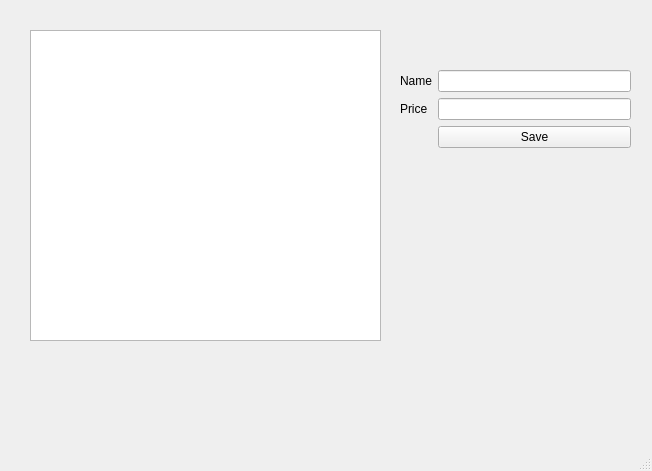
<?xml version="1.0" encoding="UTF-8"?>
<ui version="4.0">
 <class>MainWindow</class>
 <widget class="QMainWindow" name="MainWindow">
  <property name="geometry">
   <rect>
    <x>0</x>
    <y>0</y>
    <width>652</width>
    <height>471</height>
   </rect>
  </property>
  <property name="windowTitle">
   <string>MainWindow</string>
  </property>
  <widget class="QWidget" name="centralwidget">
   <widget class="QTableWidget" name="tableWidget">
    <property name="geometry">
     <rect>
      <x>30</x>
      <y>30</y>
      <width>351</width>
      <height>311</height>
     </rect>
    </property>
    <property name="rowCount">
     <number>0</number>
    </property>
   </widget>
   <widget class="QWidget" name="formLayoutWidget">
    <property name="geometry">
     <rect>
      <x>400</x>
      <y>70</y>
      <width>231</width>
      <height>111</height>
     </rect>
    </property>
    <layout class="QFormLayout" name="formLayout">
     <item row="1" column="1">
      <widget class="QLineEdit" name="txtName"/>
     </item>
     <item row="2" column="1">
      <widget class="QLineEdit" name="txtPrice"/>
     </item>
     <item row="1" column="0">
      <widget class="QLabel" name="label">
       <property name="text">
        <string>Name</string>
       </property>
      </widget>
     </item>
     <item row="2" column="0">
      <widget class="QLabel" name="label_2">
       <property name="text">
        <string>Price</string>
       </property>
      </widget>
     </item>
     <item row="3" column="1">
      <widget class="QPushButton" name="btnSave">
       <property name="text">
        <string>Save</string>
       </property>
      </widget>
     </item>
    </layout>
   </widget>
  </widget>
  <widget class="QMenuBar" name="menubar">
   <property name="geometry">
    <rect>
     <x>0</x>
     <y>0</y>
     <width>652</width>
     <height>21</height>
    </rect>
   </property>
  </widget>
  <widget class="QStatusBar" name="statusbar"/>
 </widget>
 <resources/>
 <connections/>
</ui>
